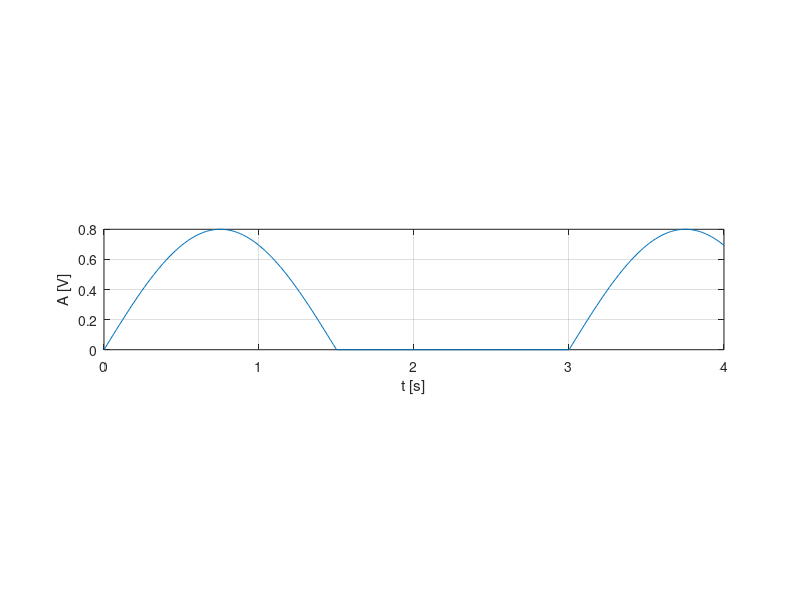

Write the MATLAB code that produced this figure.
%20 ms
t=0:0.02:4;
f=0.3333;
a=2*pi*f;
s=0.4*(sin(a*t)+abs(sin(a*t)));
subplot(3,1,2)
plot(t,s),grid,xlabel('t [s]'),ylabel('A [V]');